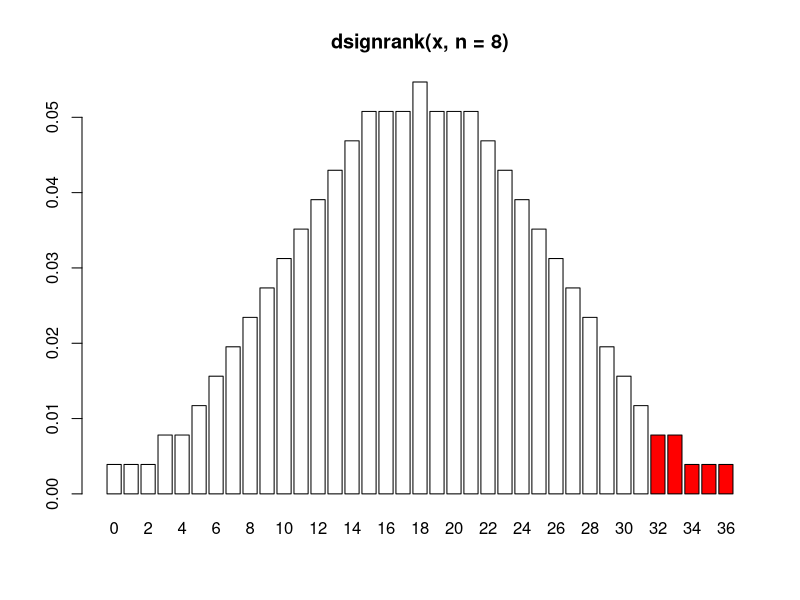
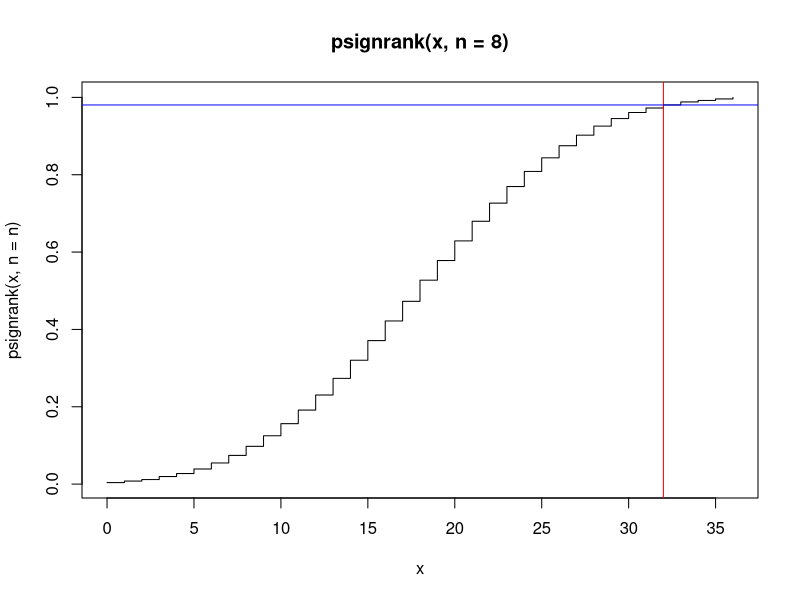
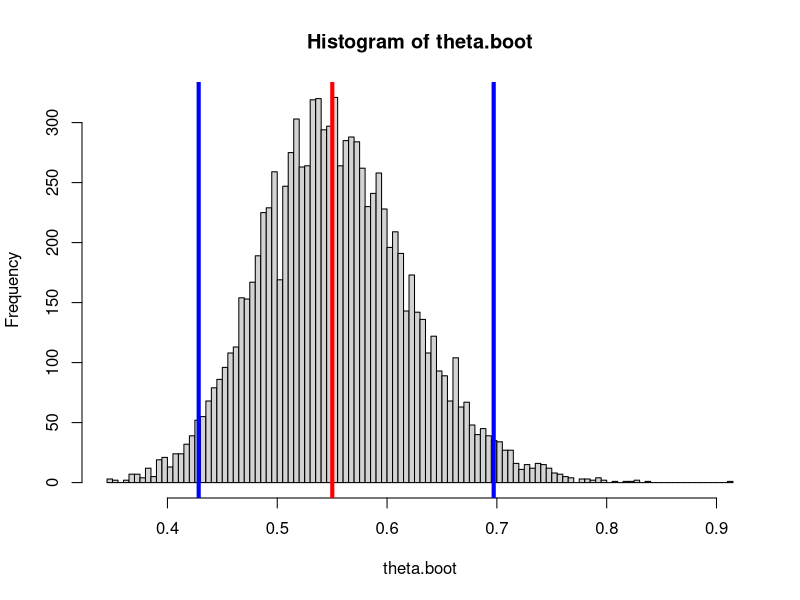

R code for these plots, in order:
## ---- chunk 1
knitr::opts_chunk$set(echo = TRUE)
## ---- chunk 2
school = c(82,69,73,43,58,56,76,65)
home = c(63,42,74,37,51,43,80,62)
## ---- chunk 3
school
home
response = school - home
response
## ---- chunk 4
response
abs(response)
rank(abs(response))
## ---- chunk 5
wplus = sum((response>0)*rank(abs(response)))
wplus
## ---- chunk 6
n = length(response)
w = sum(sign(response)*rank(abs(response)))
wplus = 0.5*w + n*(n+1)/4
wplus
## ---- chunk 7
library(R.utils)
sign = intToBin(0:7)
sign = sapply(sign,function(i) c(substr(i,1,1),substr(i,2,2),substr(i,3,3)) )
sign = t(matrix(as.integer(sign),nrow = 3))
rank = t(matrix(rep(1:3,8),nrow = 3))
data.frame(sign=sign,rank=rank)
## ---- chunk 8
outcome = data.frame(sign=sign,rank=rank,mul=sign*rank,sum=apply(sign*rank,1,sum))
outcome
table(outcome$sum)
## ---- chunk 9
n = 3; nsim = 10000
X = matrix(rnorm(n*nsim),ncol=n)
WplusSim = apply(X,1, function(x) { r = rank(abs(x)); sum(r * (x>0)) })
table(WplusSim)/nsim
## ---- chunk 10
prop = c(1/8,1/8,1/8,2/8,1/8,1/8,1/8)
names(prop) = 0:6
prop
## ---- chunk 11
n = length(response)
x = seq(0,n*(n+1)/2,1)
colors = rep("white",length(x))
colors[x >= wplus] = "red"
barplot(dsignrank(x,n),names.arg = x,main = paste0("dsignrank(x, n = ", n, ")"),col = colors)
## ---- chunk 12
plot(x,psignrank(x, n = n),type = "s",main = paste0("psignrank(x, n = ", n, ")"))
abline(v=wplus,col = "red"); abline(h=psignrank(wplus,n),col = "blue")
## ---- chunk 13
pvalue = 1-psignrank(wplus-1,n,lower.tail = TRUE)
pvalue
## ---- chunk 14
wilcox.test(response,alternative="greater")
## ---- chunk 15
labels = c("nattacks","nsubjects")
aspirin = c(104,11037)
placebo = c(189,11034)
data = data.frame(aspirin,placebo)
rownames(data) = labels
data
## ---- chunk 16
rate = function(v) v[1]/v[2]
theta.hat = rate(data$aspirin)/rate(data$placebo)
theta.hat
## ---- chunk 17
population.one = c( rep(1,data["nattacks","aspirin"]), 
                    rep(0,data["nsubjects","aspirin"]-data["nattacks","aspirin"]) )
population.two = c( rep(1,data["nattacks","placebo"]), 
                    rep(0,data["nsubjects","placebo"]-data["nattacks","placebo"]) )

draw.bootstrap.sample = function() {
  boot.pop.one = sample(population.one,replace = TRUE)
  boot.pop.two = sample(population.two,replace = TRUE)
  rate.one = sum(boot.pop.one)/length(boot.pop.one)
  rate.two = sum(boot.pop.two)/length(boot.pop.two)
  return(rate.one/rate.two)
}
## ---- chunk 18
nrep = 10000
theta.boot = replicate(nrep,draw.bootstrap.sample())
hist(theta.boot,breaks=100)

# sample estimate
abline(v=theta.hat,col = "red",lwd = 4)

# bootstrap confidence interval
confidence.lower = sort(theta.boot)[nrep*.025]
confidence.upper = sort(theta.boot)[nrep*.975]
abline(v=c(confidence.lower,confidence.upper),col = "blue",lwd = 4)
